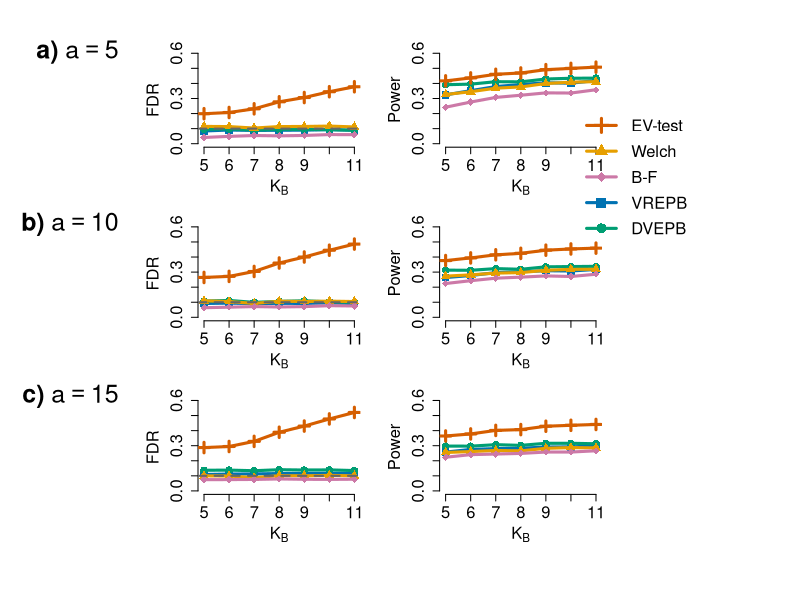
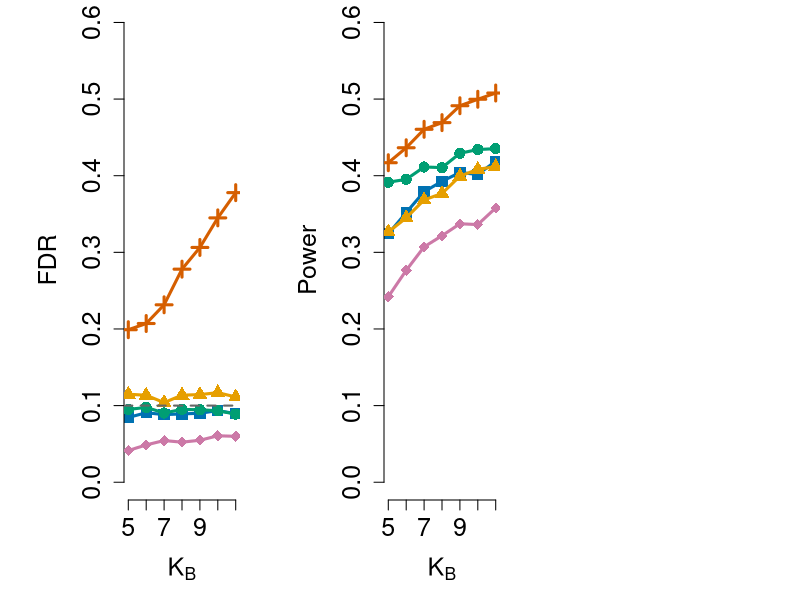
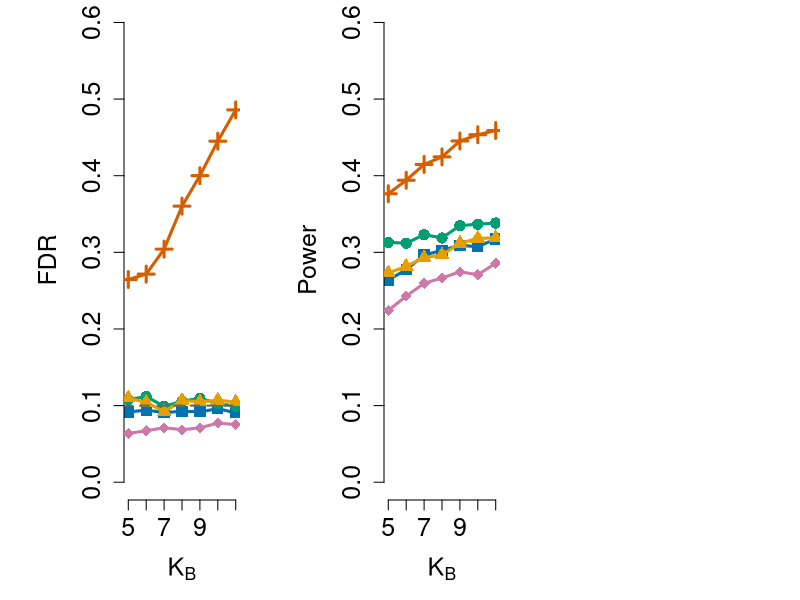
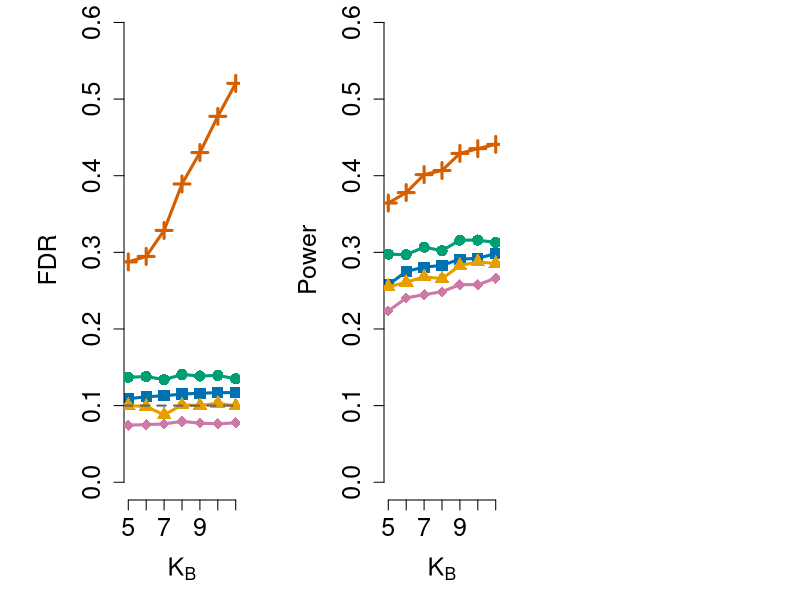

Write R code to recreate these figures, in order.
library(RColorBrewer)

Full_FDR_Data = read.csv('./Full Data/Diffuse_FDR_Data.csv')
Full_Power_Data = read.csv('./Full Data/Diffuse_Power_Data.csv')

method_colors = c(
  EV_test = "#D55E00",   # orange (plus)
  Welch  = "#E69F00",    # gold (triangle)
  B_F    = "#CC79A7",    # magenta (diamond)
  VREPB  = "#0072B2",    # blue (square)
  DVEPB  = "#009E73"     # green (circle)
)

method_pch = c(
  EV_test = 3,     # plus sign
  Welch   = 17,    # triangle
  B_F     = 18,    # diamond
  VREPB   = 15,    # square
  DVEPB   = 16     # circle
)

FDR_plotter = function(a, Full_FDR_Data) {
  
  dat = Full_FDR_Data[Full_FDR_Data$a == a, ]
  
  plot(dat$n2, dat$VREPB, type = 'o', pch = method_pch["VREPB"], col = method_colors["VREPB"], 
       lwd = 3, cex = 1.5, xlab = expression(K[B]), ylab = "FDR",
       ylim = c(0, 0.58),
       #ylim = c(0, max(dat[, c("VREPB", "DVEPB", "Welch", "B_F", "EV_test")], 0.13)),
       cex.lab = 1.5, cex.axis = 1.5, bty = "n")
  lines(dat$n2, dat$DVEPB, type = 'o', pch = method_pch["DVEPB"], col = method_colors["DVEPB"], lwd = 3, cex = 1.5)
  lines(dat$n2, dat$Welch, type = 'o', pch = method_pch["Welch"], col = method_colors["Welch"], lwd = 3, cex = 1.5)
  lines(dat$n2, dat$B_F, type = 'o', pch = method_pch["B_F"], col = method_colors["B_F"], lwd = 3, cex = 1.5)
  lines(dat$n2, dat$EV_test, type = 'o', pch = method_pch["EV_test"], col = method_colors["EV_test"], lwd = 3, cex = 1.5)
  abline(h = 0.1, lwd = 2, col = "gray40", lty = 2)
}

Power_plotter = function(a, Full_Power_Data) {
  
  dat = Full_Power_Data[Full_Power_Data$a == a, ]
  
  plot(dat$n2, dat$VREPB, type = 'o', pch = method_pch["VREPB"], col = method_colors["VREPB"],
       lwd = 3, cex = 1.5, xlab = expression(K[B]), ylab = "Power",
       ylim = c(0, 0.58),
       #ylim = c(0, max(dat[, c("VREPB", "DVEPB", "Welch", "B_F", "EV_test")])), 
       cex.lab = 1.5, cex.axis = 1.5, bty = "n")
  lines(dat$n2, dat$DVEPB, type = 'o', pch = method_pch["DVEPB"], col = method_colors["DVEPB"], lwd = 3, cex = 1.5)
  lines(dat$n2, dat$Welch, type = 'o', pch = method_pch["Welch"], col = method_colors["Welch"], lwd = 3, cex = 1.5)
  lines(dat$n2, dat$B_F, type = 'o', pch = method_pch["B_F"], col = method_colors["B_F"], lwd = 3, cex = 1.5)
  lines(dat$n2, dat$EV_test, type = 'o', pch = method_pch["EV_test"], col = method_colors["EV_test"], lwd = 3, cex = 1.5)
}

png("./Graph/Pub Combined Diffuse labeled.png", width = 3200, height = 2400, res = 300, family = "sans")
par(mfrow = c(3, 2), mar = c(4,4,2,2), oma = c(4, 11, 2, 13), mgp = c(2.8, 1, 0))

# First row (a = 5)
FDR_plotter(5, Full_FDR_Data)
Power_plotter(5, Full_Power_Data)

# First row (a = 10)
FDR_plotter(10, Full_FDR_Data)
Power_plotter(10, Full_Power_Data)

# First row (a = 15)
FDR_plotter(15, Full_FDR_Data)
Power_plotter(15, Full_Power_Data)

# Add row labels on the left, centered vertically for each row
par(xpd = NA)
mtext(expression(bold("a) ") * a == 5),
      side = 2, outer = TRUE, line = 2, at = 0.95, cex = 1.5, las = 1)
mtext(expression(bold("b) ") * a == 10),
      side = 2, outer = TRUE, line = 2, at = 0.62, cex = 1.5, las = 1)
mtext(expression(bold("c) ") * a == 15),
      side = 2, outer = TRUE, line = 2, at = 0.29, cex = 1.5, las = 1)

legend("topright", inset = c(-0.57, -3.15),
       legend = c("EV-test", "Welch", "B-F", "VREPB", "DVEPB"),
       col = method_colors, pch = method_pch, lwd = 3, pt.cex = 2,
       cex = 1.5, y.intersp = 1.3, bty = "n", xpd = NA)

dev.off()

png("./Graph/Diffuse a = 5 test.png", width = 3600, height = 1200, res = 300, family = "sans")
par(mfrow = c(1,2), mar = c(4,5.2,1,2), oma = c(1,1,0,13), mgp = c(3.2,1,0))

# First row (a = 5)
FDR_plotter(5, Full_FDR_Data)
Power_plotter(5, Full_Power_Data)

#legend("topright", inset = c(-0.7, 0),
       #legend = c("EV-test", "Welch", "B-F", "VREPB", "DVEPB"),
       #col = method_colors, pch = method_pch, lwd = 3, pt.cex = 2,
       #cex = 1.2, y.intersp = 1.3, bty = "n", xpd = NA)

dev.off()

png("./Graph/Diffuse a = 10 test.png", width = 3600, height = 1200, res = 300, family = "sans")
par(mfrow = c(1,2), mar = c(4,5.2,1,2), oma = c(1,1,0,13), mgp = c(3.2,1,0))

# Second row (a = 10)
FDR_plotter(10, Full_FDR_Data)
Power_plotter(10, Full_Power_Data)

dev.off()

png("./Graph/Diffuse a = 15 test.png", width = 3600, height = 1200, res = 300, family = "sans")
par(mfrow = c(1,2), mar = c(4,5.2,1,2), oma = c(1,1,0,13), mgp = c(3.2,1,0))

# Third row (a = 15)
FDR_plotter(15, Full_FDR_Data)
Power_plotter(15, Full_Power_Data)

dev.off()